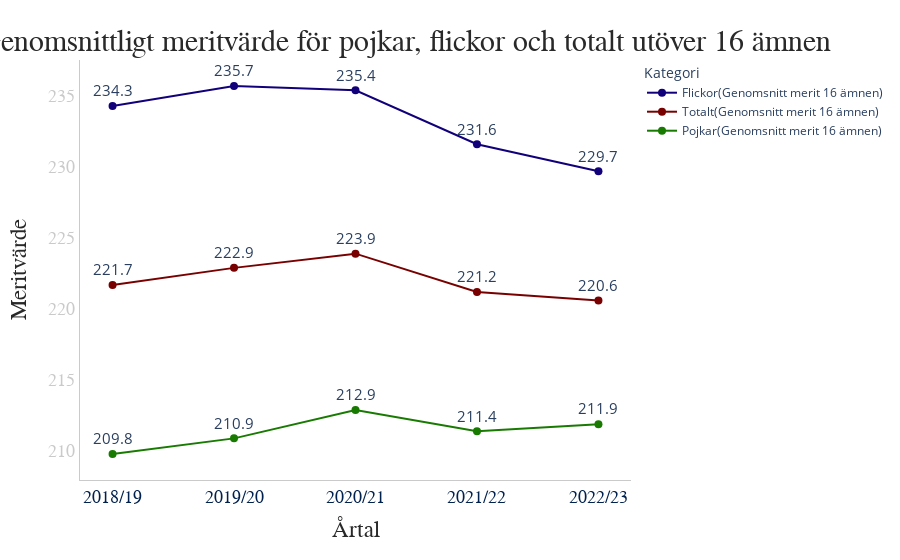

Notebook code cell kept with this figure:
### Markdown cell above
## B)

### Code cell
df_mean16 = pd.melt(
    df_1b[0:5],
    id_vars="Variabel",
    var_name="Kategori",
    value_vars={
        "Totalt(Genomsnitt merit 16 ämnen)",
        "Flickor(Genomsnitt merit 16 ämnen)",
        "Pojkar(Genomsnitt merit 16 ämnen)",
    },
    value_name="Meritvärde",
)

fig = px.line(
    df_mean16,
    x="Variabel",
    y="Meritvärde",
    color="Kategori",
    labels={"Variabel": "Årtal"},
    markers=True,
    text= "Meritvärde",
)

fig.update_layout(
    title="Genomsnittligt meritvärde för pojkar, flickor och totalt utöver 16 ämnen",
    title_font=dict(
        family="Calibri",
        color=colors["GRAY1"],
        size=30,
    ),
    title_x=0.45,
    title_xanchor="center",
    title_yanchor="top",
    plot_bgcolor="white",
    yaxis= dict(
        showline= True,
        linecolor= colors["GRAY2"]
    ),
    xaxis= dict(
        showline= True,
        linecolor= colors["GRAY2"]
    ),
)

fig.update_traces(
    line=dict(
        width=2,
    ),
    textposition="top center",
    textfont= dict(
        size= 15
    ),
    
    marker=dict(
        size=8,
    ),
)

fig.update_xaxes(
    titlefont=dict(
        family="Calibri",
        color=colors["GRAY1"],
        size=23,
    ),
    tickfont=dict(
        family="Ariel",
        size=18,
        color=colors["BLUE2"],
    ),
)

fig.update_yaxes(
    titlefont=dict(
        family="Calibri",
        color=colors["GRAY1"],
        size=23,
    ),
    tickfont=dict(
        family="Ariel",
        color=colors["GRAY2"],
        size=18,
    ),
)
for i, trace in enumerate(fig.data):
    trace.line.color= trace_colors[i]


pio.write_html(fig, "Visualizations/plot_1.B.html")
fig.show()

### Figure 1 — Plotly figure (JSON) as saved in the notebook; plotly's stock layout.template omitted (floating-point values rounded to 4 significant figures)
{"data": [{"hovertemplate": "Kategori=Flickor(Genomsnitt merit 16 ämnen)<br>Årtal=%{x}<br>Meritvärde=%{text}<extra></extra>", "legendgroup": "Flickor(Genomsnitt merit 16 ämnen)", "line": {"color": "#11007A", "dash": "solid", "width": 2}, "marker": {"size": 8, "symbol": "circle"}, "mode": "lines+markers+text", "name": "Flickor(Genomsnitt merit 16 ämnen)", "orientation": "v", "showlegend": true, "text": [234.3, 235.7, 235.4, 231.6, 229.7], "textfont": {"size": 15}, "textposition": "top center", "type": "scatter", "x": ["2018/19", "2019/20", "2020/21", "2021/22", "2022/23"], "xaxis": "x", "y": [234.3, 235.7, 235.4, 231.6, 229.7], "yaxis": "y"}, {"hovertemplate": "Kategori=Totalt(Genomsnitt merit 16 ämnen)<br>Årtal=%{x}<br>Meritvärde=%{text}<extra></extra>", "legendgroup": "Totalt(Genomsnitt merit 16 ämnen)", "line": {"color": "#780000", "dash": "solid", "width": 2}, "marker": {"size": 8, "symbol": "circle"}, "mode": "lines+markers+text", "name": "Totalt(Genomsnitt merit 16 ämnen)", "orientation": "v", "showlegend": true, "text": [221.7, 222.9, 223.9, 221.2, 220.6], "textfont": {"size": 15}, "textposition": "top center", "type": "scatter", "x": ["2018/19", "2019/20", "2020/21", "2021/22", "2022/23"], "xaxis": "x", "y": [221.7, 222.9, 223.9, 221.2, 220.6], "yaxis": "y"}, {"hovertemplate": "Kategori=Pojkar(Genomsnitt merit 16 ämnen)<br>Årtal=%{x}<br>Meritvärde=%{text}<extra></extra>", "legendgroup": "Pojkar(Genomsnitt merit 16 ämnen)", "line": {"color": "#187A00", "dash": "solid", "width": 2}, "marker": {"size": 8, "symbol": "circle"}, "mode": "lines+markers+text", "name": "Pojkar(Genomsnitt merit 16 ämnen)", "orientation": "v", "showlegend": true, "text": [209.8, 210.9, 212.9, 211.4, 211.9], "textfont": {"size": 15}, "textposition": "top center", "type": "scatter", "x": ["2018/19", "2019/20", "2020/21", "2021/22", "2022/23"], "xaxis": "x", "y": [209.8, 210.9, 212.9, 211.4, 211.9], "yaxis": "y"}], "layout": {"legend": {"title": {"text": "Kategori"}, "tracegroupgap": 0}, "margin": {"t": 60}, "plot_bgcolor": "white", "title": {"font": {"color": "#292929", "family": "Calibri", "size": 30}, "text": "Genomsnittligt meritvärde för pojkar, flickor och totalt utöver 16 ämnen", "x": 0.45, "xanchor": "center", "yanchor": "top"}, "xaxis": {"anchor": "y", "domain": [0, 1], "linecolor": "#cacaca", "showline": true, "tickfont": {"color": "#00204E", "family": "Ariel", "size": 18}, "title": {"font": {"color": "#292929", "family": "Calibri", "size": 23}, "text": "Årtal"}}, "yaxis": {"anchor": "x", "domain": [0, 1], "linecolor": "#cacaca", "showline": true, "tickfont": {"color": "#cacaca", "family": "Ariel", "size": 18}, "title": {"font": {"color": "#292929", "family": "Calibri", "size": 23}, "text": "Meritvärde"}}}}
